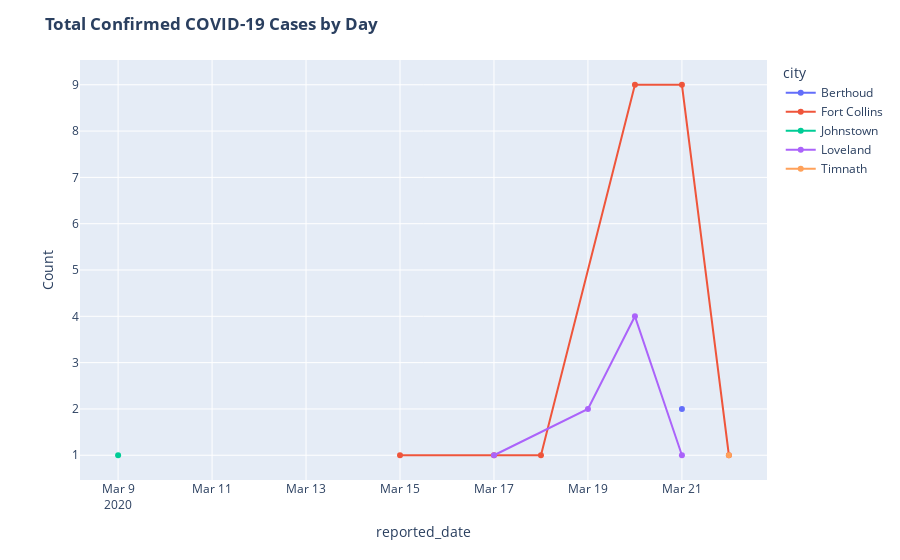

The notebook cell saved with this chart:
### Code cell
import plotly.express as px
df = data
layout_overrides = None
groups = ["city", "reported_data"]
x = df.groupby(["city", "reported_date"]).size().reset_index(name='counts')
x.reported_date = pd.to_datetime(x.reported_date)
x.set_index(
    ['reported_date', 'city']
).unstack(
    fill_value=0
).asfreq(
    'D', fill_value=0
).stack().sort_index(level=1).reset_index()

x = x.sort_values(['city', 'reported_date'])
layout = {
    "title": {"text": f"<b>Total Confirmed COVID-19 Cases by Day</b>"},
    "xaxis": {"automargin": True},
    "yaxis": {
        "automargin": True,
        "title": {"text": "Count"}
    },
}
if layout_overrides:
    layout.update(layout_overrides)
fig = px.scatter(x, x="reported_date", y="counts", color="city")
fig.update_layout(layout)
fig.update_traces(mode='lines+markers')
fig.show()

### Figure 1 — Plotly figure (JSON) as saved in the notebook; plotly's stock layout.template omitted (floating-point values rounded to 4 significant figures)
{"data": [{"hoverlabel": {"namelength": 0}, "hovertemplate": "city=Berthoud<br>reported_date=%{x}<br>counts=%{y}", "legendgroup": "Berthoud", "marker": {"color": "#636efa", "symbol": "circle"}, "mode": "lines+markers", "name": "Berthoud", "showlegend": true, "type": "scatter", "x": ["2020-03-21T00:00:00"], "xaxis": "x", "y": [2], "yaxis": "y"}, {"hoverlabel": {"namelength": 0}, "hovertemplate": "city=Fort Collins<br>reported_date=%{x}<br>counts=%{y}", "legendgroup": "Fort Collins", "marker": {"color": "#EF553B", "symbol": "circle"}, "mode": "lines+markers", "name": "Fort Collins", "showlegend": true, "type": "scatter", "x": ["2020-03-15T00:00:00", "2020-03-17T00:00:00", "2020-03-18T00:00:00", "2020-03-20T00:00:00", "2020-03-21T00:00:00", "2020-03-22T00:00:00"], "xaxis": "x", "y": [1, 1, 1, 9, 9, 1], "yaxis": "y"}, {"hoverlabel": {"namelength": 0}, "hovertemplate": "city=Johnstown<br>reported_date=%{x}<br>counts=%{y}", "legendgroup": "Johnstown", "marker": {"color": "#00cc96", "symbol": "circle"}, "mode": "lines+markers", "name": "Johnstown", "showlegend": true, "type": "scatter", "x": ["2020-03-09T00:00:00"], "xaxis": "x", "y": [1], "yaxis": "y"}, {"hoverlabel": {"namelength": 0}, "hovertemplate": "city=Loveland<br>reported_date=%{x}<br>counts=%{y}", "legendgroup": "Loveland", "marker": {"color": "#ab63fa", "symbol": "circle"}, "mode": "lines+markers", "name": "Loveland", "showlegend": true, "type": "scatter", "x": ["2020-03-17T00:00:00", "2020-03-19T00:00:00", "2020-03-20T00:00:00", "2020-03-21T00:00:00"], "xaxis": "x", "y": [1, 2, 4, 1], "yaxis": "y"}, {"hoverlabel": {"namelength": 0}, "hovertemplate": "city=Timnath<br>reported_date=%{x}<br>counts=%{y}", "legendgroup": "Timnath", "marker": {"color": "#FFA15A", "symbol": "circle"}, "mode": "lines+markers", "name": "Timnath", "showlegend": true, "type": "scatter", "x": ["2020-03-22T00:00:00"], "xaxis": "x", "y": [1], "yaxis": "y"}], "layout": {"legend": {"title": {"text": "city"}, "tracegroupgap": 0}, "margin": {"t": 60}, "title": {"text": "<b>Total Confirmed COVID-19 Cases by Day</b>"}, "xaxis": {"anchor": "y", "automargin": true, "domain": [0, 1], "title": {"text": "reported_date"}}, "yaxis": {"anchor": "x", "automargin": true, "domain": [0, 1], "title": {"text": "Count"}}}}
